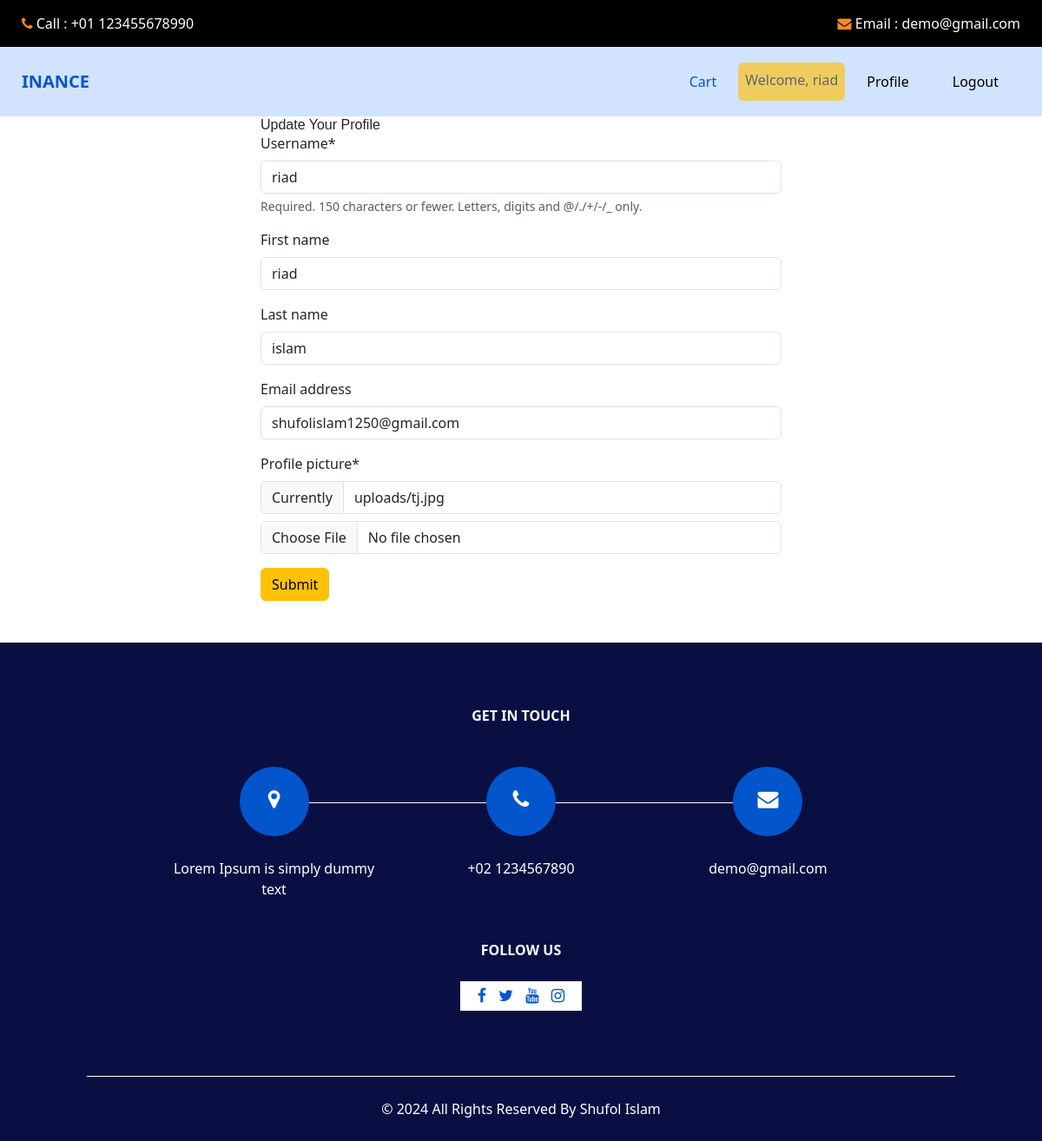
The app's page /profile/edit (signed in) with its own data.
### core/models.py (models this page shows)
class User(AbstractUser):
    is_admin = models.BooleanField('Is admin', default = False)
    is_client = models.BooleanField('Is Client', default=False)
    profile_picture = models.ImageField(upload_to='uploads/', default=1)

### core/views.py (the view)
# urls.py: path('profile/edit', views.edit_profile, name='edit_profile'),
@login_required
def edit_profile(request):
    if request.method == 'POST':
        profile_form = forms.ChangeUserForm(request.POST, request.FILES, instance=request.user)
        if profile_form.is_valid():
            user = profile_form.save(commit=False)
            profile_picture = request.FILES.get('profile_picture')
            print(profile_picture)
            if profile_picture:
                user.profile_picture = profile_picture
            user.save()
            messages.success(request, 'Profile Updated Successfully')
            return redirect('profile')
    else:
        profile_form = forms.ChangeUserForm(instance = request.user)
    return render(request, 'update_profile.html', {'form' : profile_form})

### core/forms.py
class ChangeUserForm(UserChangeForm):
    password = None
    class Meta:
        model = User
        fields = ['username', 'first_name', 'last_name', 'email', 'profile_picture']

### core/templates/update_profile.html
{% extends 'base.html' %}
{% load crispy_forms_tags %} {% block content %}
<form style="width: 50%; margin: auto" method="post" enctype="multipart/form-data">
    <h1>Update Your Profile</h1>
    {% csrf_token %} {{form | crispy}}
  <button class="btn btn-warning mb-5">Submit</button>
</form>
{% endblock %}

### templates/base.html (shortened to what this page needs)
{% load static %}
<!DOCTYPE html>
<html lang="en">
<head>
  <link rel="stylesheet" type="text/css" href="https://cdnjs.cloudflare.com/ajax/libs/OwlCarousel2/2.3.4/assets/owl.carousel.min.css" />
  <link rel="stylesheet" type="text/css" href={% static "css/bootstrap.css" %} />
  <link rel="stylesheet" type="text/css" href={% static "css/font-awesome.min.css" %} />
  <link href={% static "css/style.css" %} rel="stylesheet" />
  <link href={% static "css/responsive.css" %} rel="stylesheet" />
  <link href="https://cdn.jsdelivr.net/npm/bootstrap@5.3.2/dist/css/bootstrap.min.css" rel="stylesheet">
  <link href="https://unpkg.com/tailwindcss@^1.0/dist/tailwind.min.css" rel="stylesheet">
</head>
<body>
  <div  class="hero_area">
        <header class="header_section">
          <div class="header_top">
            <div class="container-fluid">
              <div class="contact_nav">
                <a href="">
                  <i class="fa fa-phone" aria-hidden="true"></i>
                  <span>
                    Call : +01 123455678990
                  </span>
                </a>
                <a href="">
                  <i class="fa fa-envelope" aria-hidden="true"></i>
                  <span>
                    Email : demo@gmail.com
                  </span>
                </a>
              </div>
            </div>
          </div>
          <div class="header_bottom">
            <div class="container-fluid">
              <nav class="navbar navbar-expand-lg custom_nav-container ">
                <a class="navbar-brand" href={% url "home" %}>
                  <span>
                    Inance
                  </span>
                <div class="collapse navbar-collapse" id="navbarSupportedContent">
                  <ul class="navbar-nav ">
                    {% if request.user.is_authenticated %}
                      {% if request.user.is_client %}
                      <li class="nav-item active">
                        <a class="nav-link" href={% url "show_cart" %}>
                          Cart
                        </a>
                      </li>
                      {% endif %}
                      <div class="nav-link btn btn-warning text-dark disabled">Welcome, {{ request.user.first_name }}</div>
                      <li class="nav-item">
                        <a class="nav-link" href='{% url "profile" %}'>
                          Profile</a>
                      </li>
                      <li class="nav-item">
                        <a class="nav-link" href='{% url "userLogout" %}'>Logout</a>
                      </li>
                        {% endif %}
                  </ul>
                </div>
              </nav>
            </div>
          </div>
        </header>
  </div>
      {% block content %}
      {% endblock content %}
    <section class="info_section ">
      <div class="container">
        <h4>
          Get In Touch
        </h4>
        <div class="row">
          <div class="col-lg-10 mx-auto">
            <div class="info_items">
              <div class="row">
                <div class="col-md-4">
                  <a href="">
                    <div class="item ">
                      <div class="img-box ">
                        <i class="fa fa-map-marker" aria-hidden="true"></i>
                      </div>
                      <p>
                        Lorem Ipsum is simply dummy text
                      </p>
                    </div>
                  </a>
                </div>
                <div class="col-md-4">
                  <a href="">
                    <div class="item ">
                      <div class="img-box ">
                        <i class="fa fa-phone" aria-hidden="true"></i>
                      </div>
                      <p>
                        +02 1234567890
                      </p>
                    </div>
                  </a>
                </div>
                <div class="col-md-4">
                  <a href="">
                    <div class="item ">
                      <div class="img-box">
                        <i class="fa fa-envelope" aria-hidden="true"></i>
                      </div>
                      <p>
                        demo@gmail.com
                      </p>
                    </div>
                  </a>
                </div>
              </div>
            </div>
          </div>
        </div>
      </div>
      <div class="social-box">
        <h4>
          Follow Us
        </h4>
        <div class="box">
          <a href="">
            <i class="fa fa-facebook" aria-hidden="true"></i>
          </a>
          <a href="">
            <i class="fa fa-twitter" aria-hidden="true"></i>
          </a>
          <a href="">
            <i class="fa fa-youtube" aria-hidden="true"></i>
          </a>
          <a href="">
            <i class="fa fa-instagram" aria-hidden="true"></i>
          </a>
        </div>
      </div>
    </section>
    <footer class="footer_section">
      <div class="container">
        <p>
          &copy; <span id="displayDateYear"></span> All Rights Reserved By
          Shufol Islam
        </p>
      </div>
    </footer>
</body>
</html>

### static/css/style.css (style rules this page uses)
body { font-family: 'Lato', sans-serif; color: #040000; }
h1, h2 { font-family: 'Merriweather Sans', sans-serif; }
a, a:hover, a:focus { text-decoration: none; }
.hero_area { position: relative; background-color: #d1e3ff; }
.header_section .container-fluid { padding-right: 25px; padding-left: 25px; }
.header_section .header_top { padding: 15px 0; background-color: #000000; }
.header_section .header_top .contact_nav { display: -webkit-box; display: -ms-flexbox; display: flex; -webkit-box-pack: justify; -ms-flex-pack: justify; justify-content: space-between; }
.header_section .header_top .contact_nav a { color: #ffffff; }
.header_section .header_top .contact_nav a i { color: #ff8a1d; }
.header_section .header_bottom { padding: 10px 0; }
.navbar-brand { padding: 0; margin: 0; color: #000000; font-weight: bold; font-size: 24px; font-weight: bold; }
.navbar-brand span { color: #0355cc; text-transform: uppercase; }
.custom_nav-container { padding: 0; }
.custom_nav-container .navbar-nav { margin-left: auto; }
.custom_nav-container .navbar-nav .nav-item .nav-link { padding: 10px 25px; color: #000000; text-align: center; }
.custom_nav-container .navbar-nav .nav-item:hover .nav-link, .custom_nav-container .navbar-nav .nav-item.active .nav-link { color: #0355cc; }
.info_section { padding: 75px 0; background-color: #0a0f43; text-align: center; color: #fff; }
.info_section h4 { text-transform: uppercase; font-weight: bold; margin-bottom: 25px; }
.info_section .social-box { display: -webkit-box; display: -ms-flexbox; display: flex; -webkit-box-orient: vertical; -webkit-box-direction: normal; -ms-flex-direction: column; flex-direction: column; -webkit-box-align: center; -ms-flex-align: center; align-items: center; margin-top: 25px; }
.info_section .social-box .box { background-color: #ffffff; padding: 5px 15px; }
.info_section a { margin: 0 5px; color: #0355cc; }
.info_section a i { font-size: 18px; }
.info_items a { position: relative; }
.info_items .item { display: -webkit-box; display: -ms-flexbox; display: flex; -webkit-box-orient: vertical; -webkit-box-direction: normal; -ms-flex-direction: column; flex-direction: column; -webkit-box-align: center; -ms-flex-align: center; align-items: center; text-align: center; }
.info_items .item .img-box { width: 80px; height: 80px; border-radius: 100%; background-color: #ffffff; background-repeat: no-repeat; background-position: center; text-align: center; line-height: 80px; background-color: #0355cc; color: #ffffff; }
.info_items .item .img-box i { font-size: 24px; }
.info_items .item p { margin-top: 25px; color: #fff; margin-bottom: 0; background-color: #0a0f43; }
.info_items { position: relative; }
.info_items::before { content: ""; position: absolute; top: 65px; width: 75%; height: 1px; background-color: #fff; left: 50%; -webkit-transform: translateX(-50%); transform: translateX(-50%); }
.footer_section { background-color: #0a0f43; }
.footer_section p { margin: 0; padding: 25px 0; color: #ffffff; text-align: center; border-top: 0.8px solid #ffffff; }

### static/css/responsive.css (style rules this page uses)
@media (min-width: 1200px) { .container { max-width: 1170px; } }

### records on screen
User: user.first_name "riad", username "riad", first_name "riad", last_name "islam", email "shufolislam1250@gmail.com"
